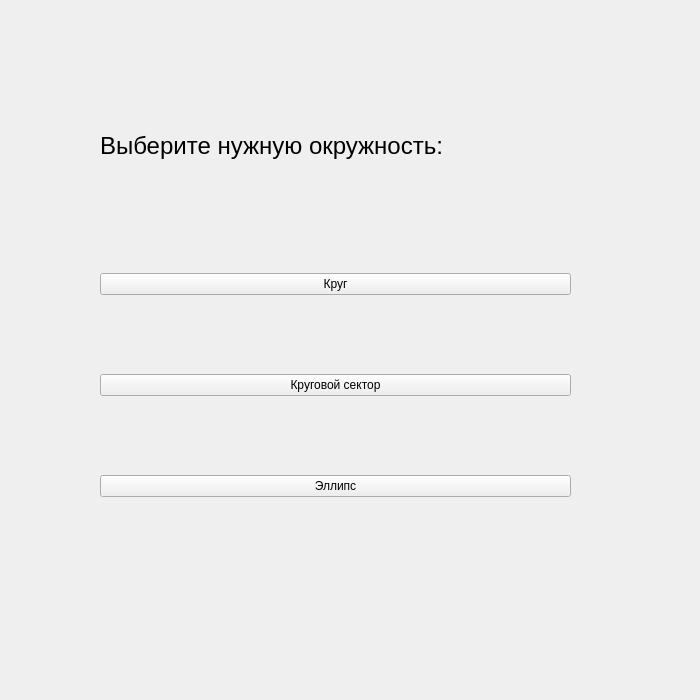
<?xml version="1.0" encoding="UTF-8"?>
<ui version="4.0">
 <class>Circles</class>
 <widget class="QWidget" name="Circles">
  <property name="geometry">
   <rect>
    <x>0</x>
    <y>0</y>
    <width>700</width>
    <height>700</height>
   </rect>
  </property>
  <property name="windowTitle">
   <string>Form</string>
  </property>
  <widget class="QWidget" name="verticalLayoutWidget">
   <property name="geometry">
    <rect>
     <x>100</x>
     <y>200</y>
     <width>471</width>
     <height>371</height>
    </rect>
   </property>
   <layout class="QVBoxLayout" name="verticalLayout">
    <item>
     <widget class="QPushButton" name="pushButton">
      <property name="text">
       <string>Круг</string>
      </property>
     </widget>
    </item>
    <item>
     <widget class="QPushButton" name="pushButton_2">
      <property name="text">
       <string>Круговой сектор</string>
      </property>
     </widget>
    </item>
    <item>
     <widget class="QPushButton" name="pushButton_3">
      <property name="text">
       <string>Эллипс</string>
      </property>
     </widget>
    </item>
   </layout>
  </widget>
  <widget class="QLabel" name="label">
   <property name="geometry">
    <rect>
     <x>100</x>
     <y>110</y>
     <width>491</width>
     <height>71</height>
    </rect>
   </property>
   <property name="font">
    <font>
     <pointsize>18</pointsize>
    </font>
   </property>
   <property name="text">
    <string>Выберите нужную окружность:</string>
   </property>
  </widget>
 </widget>
 <resources/>
 <connections/>
</ui>
